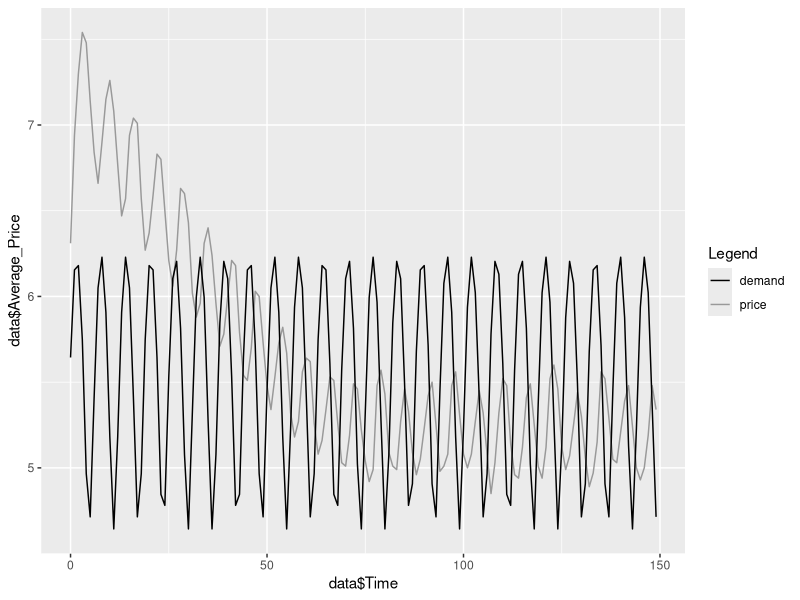

Reproduce this figure in R.
library(ggplot2)
data <- read.table("chapter4/simulation_1/analysis/price_demand.csv", header=T, sep=",")

pdf("chapter4/simulation_1/analysis/price_demand.pdf")
ggplot(data = data) + scale_colour_grey(name="Legend", start=0, end=0.6) +
  geom_line(aes(x  = data$Time, y = data$Average_Price, color = "price")) +
  geom_line(aes(x  = data$Time, y = log2(data$Demand)-3, color = "demand"))
dev.off()